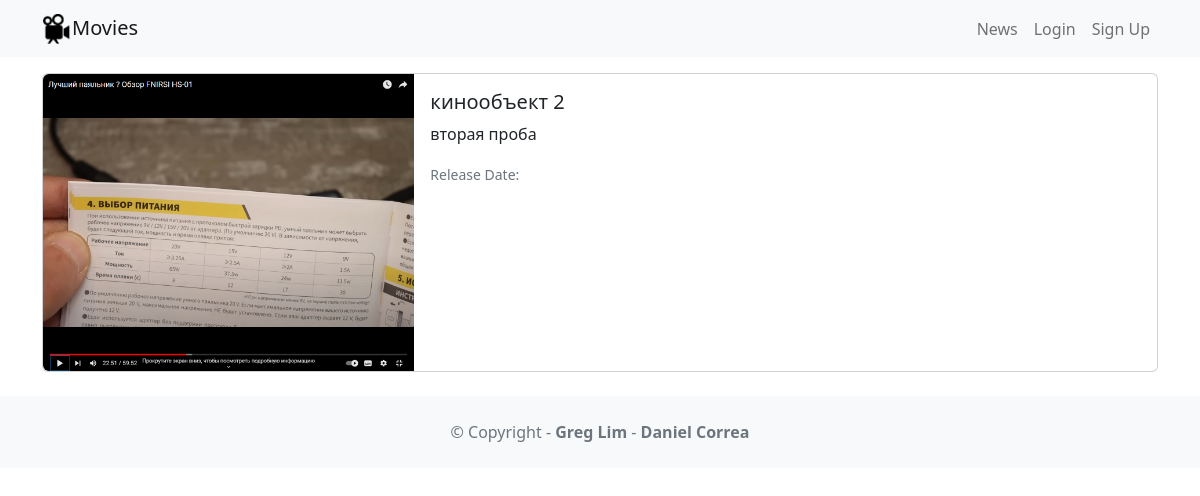
/movie/2, run on an earlier commit of the app's database.
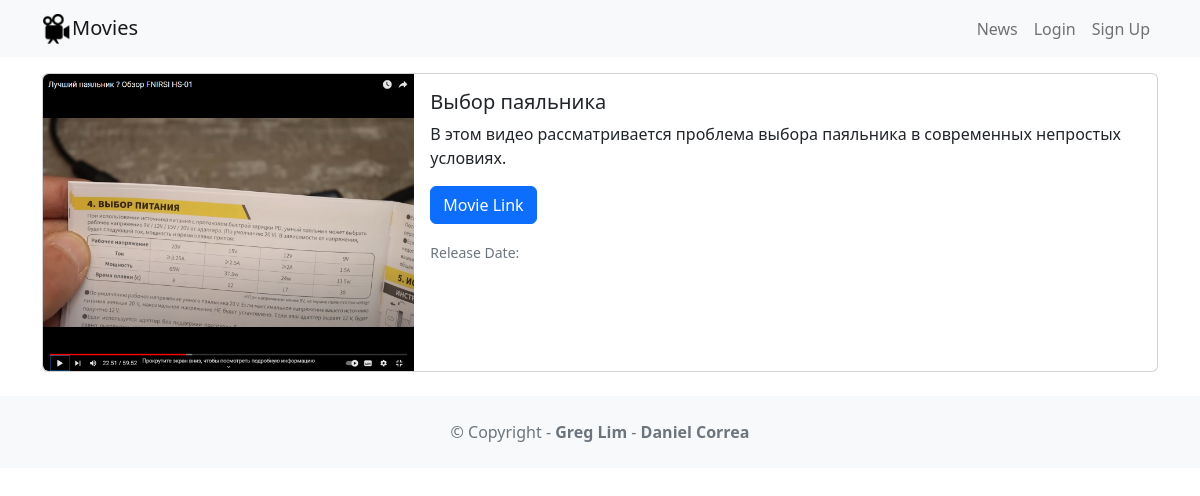
And on a later commit of the database.
### movie/models.py (models this page shows)
class Movie(models.Model):
    title = models.CharField(max_length=100)
    description = models.CharField(max_length=250)
    image = models.ImageField(upload_to='movie/images/')
    url = models.URLField(blank=True)

### movie/views.py (the view)
# urls.py: path('<int:movie_id>', views.detail, name='detail'),
def detail(request, movie_id):
    movie = get_object_or_404(Movie, pk=movie_id)
    return render(request, 'detail.html', {'movie': movie})

### movie/templates/detail.html
{% extends 'base.html' %}
{% block content %}
<div class="card mb-3">
    <div class="row g-0">
        <div class="col-md-4">
            <img src="{{ movie.image.url }}" class="img-fluid rounded-start" alt="{{ movie.title }}">
        </div>
        <div class="col-md-8">
            <div class="card-body">
                <h5 class="card-title">{{ movie.title }}</h5>
                <p class="card-text">{{ movie.description }}</p>
                <p class="card-text">
                    {% if movie.url %}
                    <a href="{{ movie.url }}" class="btn btn-primary">
                    Movie Link
                    </a>
                    {% endif %}
                </p>
                <p class="card-text"><small class="text-muted">Release Date: {{ movie.release_date }}</small></p>
            </div>
        </div>
    </div>
</div>
{% endblock content %}

What changed in the data, as far as the page shows it:
changed Movie: title "кинообъект 2" → "Выбор паяльника"; description "вторая проба" → "В этом видео рассматривается проблема выбора паяльника в современных непростых условиях."
Also different on the page:
text now shown: "Movie Link"
